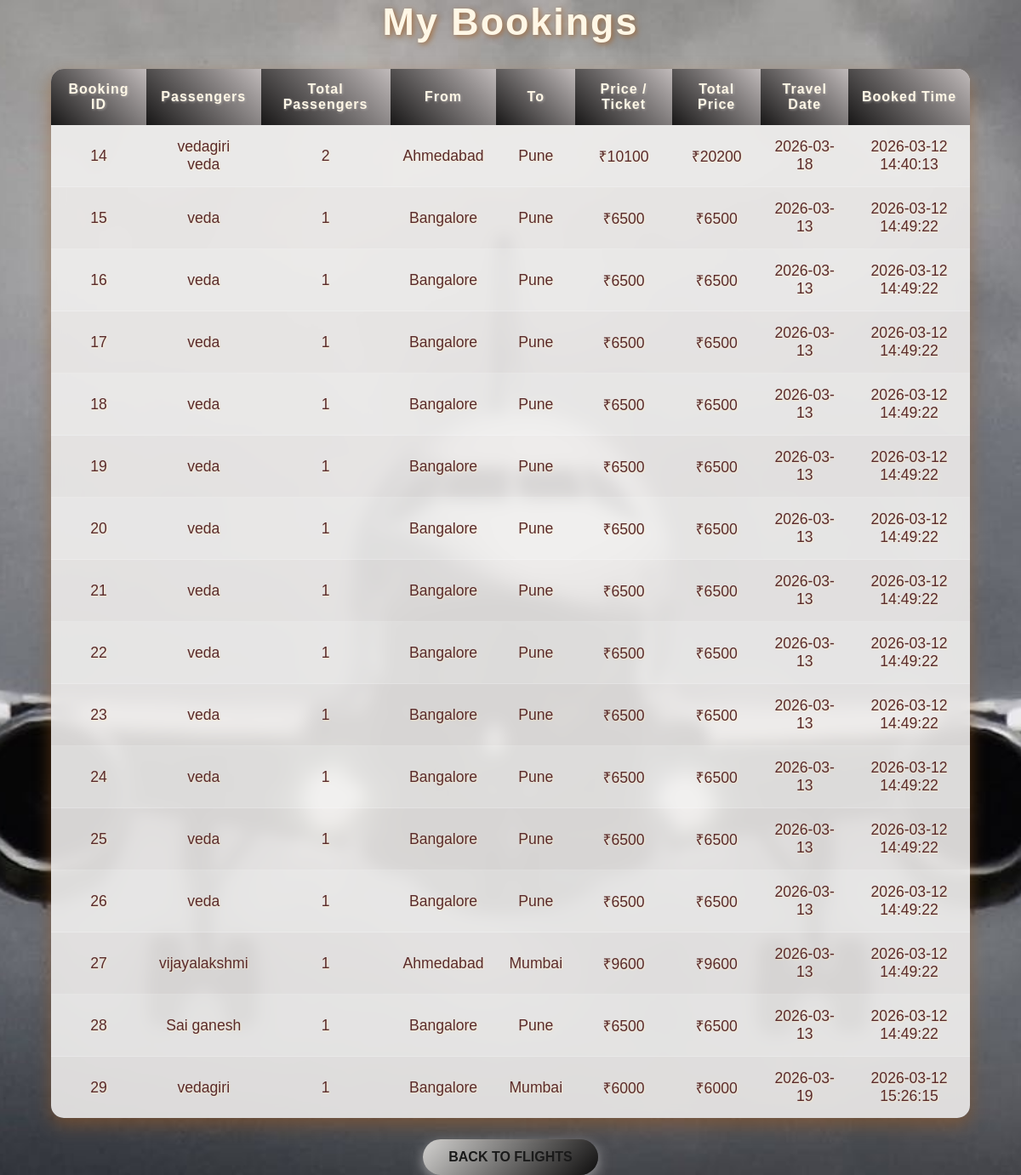
/bookings (signed in), run on the app's committed database.
### main1.py (models this page shows)
class Booking(db.Model):
    id = db.Column(db.Integer, primary_key=True)
    flight_id = db.Column(db.Integer, db.ForeignKey('flight.id'), nullable=False)
    flight = db.relationship('Flight', backref=db.backref('bookings', lazy=True))
    passenger_names = db.Column(db.String(500), nullable=False)  # comma-separated
    travel_date = db.Column(db.String(20), nullable=False)
    username = db.Column(db.String(80), nullable=False)
    date_booked = db.Column(db.String(50), default=datetime.datetime.now().strftime("%Y-%m-%d %H:%M:%S"))

class Flight(db.Model):
    id = db.Column(db.Integer, primary_key=True)
    from_city = db.Column(db.String(50), nullable=False)
    to_city = db.Column(db.String(50), nullable=False)
    price = db.Column(db.Integer, nullable=False)
    seats_available = db.Column(db.Integer, nullable=False)

### main1.py (the view)
@app.route("/bookings")
def bookings():
    if "username" not in session:
        return redirect(url_for("login"))
    user_bookings = Booking.query.filter_by(username=session["username"]).all()
    return render_template("bookings.html", bookings=user_bookings, username=session["username"])

### templates/bookings.html (shortened to what this page needs)
<!DOCTYPE html>
<html>
<head>
    <link rel="stylesheet" href="{{ url_for('static', filename='bookings.css') }}">
</head>
<body>
<h1>My Bookings</h1>
<table>
    <tr>
        <th>Booking ID</th>
        <th>Passengers</th>
        <th>Total Passengers</th>
        <th>From</th>
        <th>To</th>
        <th>Price / Ticket</th>
        <th>Total Price</th>
        <th>Travel Date</th>
        <th>Booked Time</th>
    </tr>
    {% for booking in bookings %}
    <tr>
        <td>{{ booking.id }}</td>
        <td>
            {% for name in booking.passenger_names.split(',') %}
                {{ name }}<br>
            {% endfor %}
        </td>
        <td>{{ booking.passenger_names.split(',')|length }}</td>
        <td>{{ booking.flight.from_city }}</td>
        <td>{{ booking.flight.to_city }}</td>
        <td>₹{{ booking.flight.price }}</td>
        <td>₹{{ booking.flight.price * (booking.passenger_names.split(',')|length) }}</td>
        <td>{{ booking.travel_date }}</td>
        <td>{{ booking.date_booked }}</td>
    </tr>
    {% endfor %}
</table>
<a href="{{ url_for('home') }}" class="back-btn">Back to Flights</a>
</body>
</html>

### static/bookings.css (style rules this page uses)
* { margin: 0; padding: 0; box-sizing: border-box; font-family: 'Poppins', sans-serif; }
body { color: #fff7e6; text-align: center; min-height: 100vh; overflow-x: hidden; display: flex; flex-direction: column; align-items: center; background: url('images/index.jpg') no-repeat center center fixed; background-size: cover; position: relative; }
h1 { font-size: 2.8rem; margin-bottom: 30px; color: #fff7e6; letter-spacing: 2px; text-shadow: 2px 2px 6px rgba(160, 90, 30, 0.7); text-align: center; }
table { width: 90%; border-collapse: collapse; background: rgba(238, 236, 234, 0.9); backdrop-filter: blur(8px); border-radius: 15px; overflow: hidden; box-shadow: 0 8px 20px rgba(160, 90, 30, 0.5); display: block; overflow-x: auto; }
th { background: linear-gradient(45deg, #181717, #c0baba); color: #fff7e6; font-weight: 700; letter-spacing: 1px; text-shadow: 1px 1px 3px rgba(184, 180, 176, 0.7); padding: 15px; text-align: center; }
td { color: #5a2b2b; text-shadow: 1px 1px 2px rgba(255, 236, 200, 0.7); padding: 15px; text-align: center; border-bottom: 1px solid rgba(255, 255, 255, 0.2); font-size: 1.1rem; }
tr:nth-child(even) { background-color: rgba(255, 255, 255, 0.15); }
tr:last-child td { border-bottom: none; }
.back-btn { display: inline-block; text-align: center; padding: 12px 30px; margin-top: 25px; border-radius: 25px; font-weight: 600; color: #1a1a1a; background: linear-gradient(135deg, #d3d2d0, #0e0d0d); text-decoration: none; box-shadow: 0 5px 15px rgba(241, 237, 237, 0.5); transition: all 0.3s ease; text-transform: uppercase; }

### data on the page
Booking: id "14", name "vedagiri" "veda", passenger_names.split|length "2", flight.from_city "Ahmedabad", flight.to_city "Pune", flight.price "10100", flight|length "20200", travel_date "2026-03-18", date_booked "2026-03-12 14:40:13"
Booking: id "15", passenger_names "veda", passenger_names.split|length "1", flight.from_city "Bangalore", flight.to_city "Pune", flight.price "6500", flight|length "6500", travel_date "2026-03-13", date_booked "2026-03-12 14:49:22"
Booking: id "16", passenger_names "veda", passenger_names.split|length "1", flight.from_city "Bangalore", flight.to_city "Pune", flight.price "6500", flight|length "6500", travel_date "2026-03-13", date_booked "2026-03-12 14:49:22"
Booking: id "17", passenger_names "veda", passenger_names.split|length "1", flight.from_city "Bangalore", flight.to_city "Pune", flight.price "6500", flight|length "6500", travel_date "2026-03-13", date_booked "2026-03-12 14:49:22"
Booking: id "18", passenger_names "veda", passenger_names.split|length "1", flight.from_city "Bangalore", flight.to_city "Pune", flight.price "6500", flight|length "6500", travel_date "2026-03-13", date_booked "2026-03-12 14:49:22"
Booking: id "19", passenger_names "veda", passenger_names.split|length "1", flight.from_city "Bangalore", flight.to_city "Pune", flight.price "6500", flight|length "6500", travel_date "2026-03-13", date_booked "2026-03-12 14:49:22"
Booking: id "20", passenger_names "veda", passenger_names.split|length "1", flight.from_city "Bangalore", flight.to_city "Pune", flight.price "6500", flight|length "6500", travel_date "2026-03-13", date_booked "2026-03-12 14:49:22"
Booking: id "21", passenger_names "veda", passenger_names.split|length "1", flight.from_city "Bangalore", flight.to_city "Pune", flight.price "6500", flight|length "6500", travel_date "2026-03-13", date_booked "2026-03-12 14:49:22"
Booking: id "22", passenger_names "veda", passenger_names.split|length "1", flight.from_city "Bangalore", flight.to_city "Pune", flight.price "6500", flight|length "6500", travel_date "2026-03-13", date_booked "2026-03-12 14:49:22"
Booking: id "23", passenger_names "veda", passenger_names.split|length "1", flight.from_city "Bangalore", flight.to_city "Pune", flight.price "6500", flight|length "6500", travel_date "2026-03-13", date_booked "2026-03-12 14:49:22"
Booking: id "24", passenger_names "veda", passenger_names.split|length "1", flight.from_city "Bangalore", flight.to_city "Pune", flight.price "6500", flight|length "6500", travel_date "2026-03-13", date_booked "2026-03-12 14:49:22"
Booking: id "25", passenger_names "veda", passenger_names.split|length "1", flight.from_city "Bangalore", flight.to_city "Pune", flight.price "6500", flight|length "6500", travel_date "2026-03-13", date_booked "2026-03-12 14:49:22"
Booking: id "26", passenger_names "veda", passenger_names.split|length "1", flight.from_city "Bangalore", flight.to_city "Pune", flight.price "6500", flight|length "6500", travel_date "2026-03-13", date_booked "2026-03-12 14:49:22"
Booking: id "27", passenger_names "vijayalakshmi", passenger_names.split|length "1", flight.from_city "Ahmedabad", flight.to_city "Mumbai", flight.price "9600", flight|length "9600", travel_date "2026-03-13", date_booked "2026-03-12 14:49:22"
Booking: id "28", passenger_names "Sai ganesh", passenger_names.split|length "1", flight.from_city "Bangalore", flight.to_city "Pune", flight.price "6500", flight|length "6500", travel_date "2026-03-13", date_booked "2026-03-12 14:49:22"
Booking: id "29", passenger_names "vedagiri", passenger_names.split|length "1", flight.from_city "Bangalore", flight.to_city "Mumbai", flight.price "6000", flight|length "6000", travel_date "2026-03-19", date_booked "2026-03-12 15:26:15"
